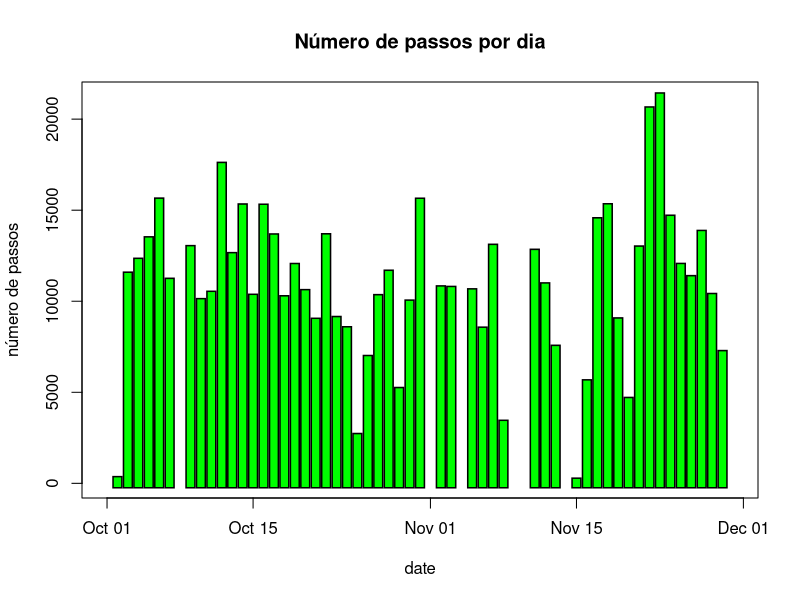
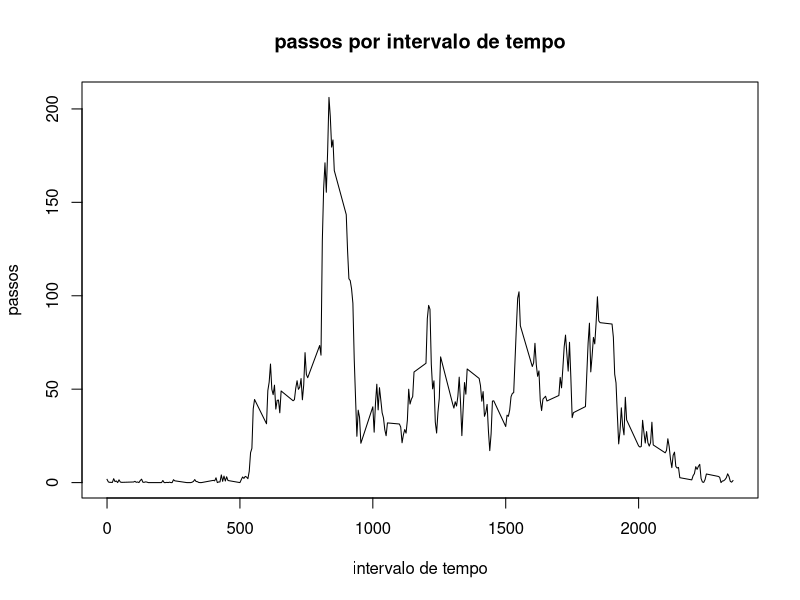
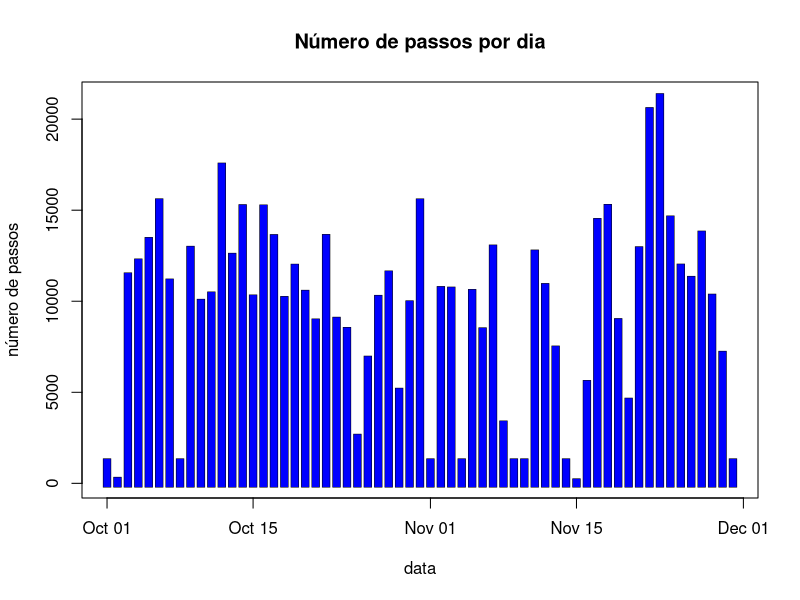
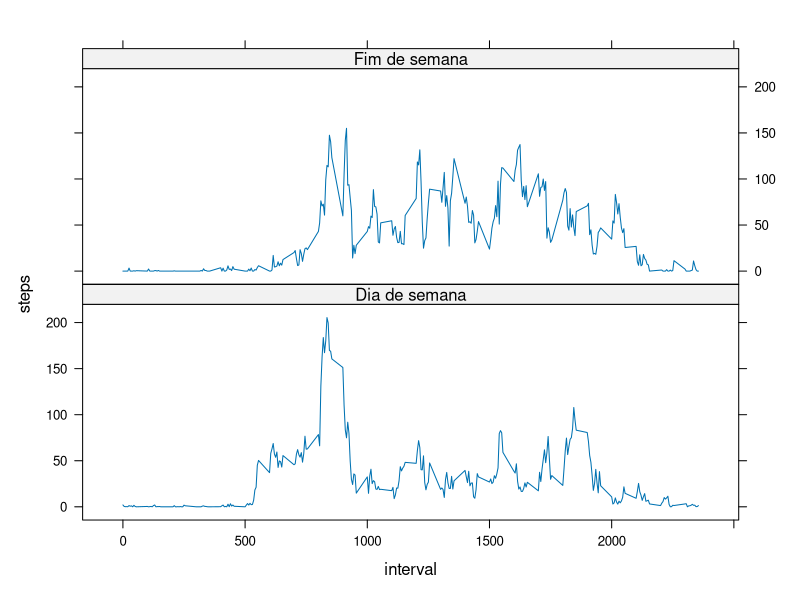

These figures' R source, in order:
## ---- chunk 1
library(data.table)
library(chron)
library(plyr)
library(reshape2) 
library(lattice)
## ---- chunk 2
# fread(), summary(), head(), length(), lapply(), 
# as.Date(), is.na(), mean(), median()
# par(), plot(), lines(), xyplot()
# which.max(), with(), ave(), revalue(), suppressWarnings() ,dcast().
## ---- chunk 3
Originais <- fread("activity.csv")
Originais$date <- as.Date(Originais$date, "%Y-%m-%d")
## ---- chunk 4
summary(Originais)
head(Originais)
length(Originais$steps)
## ---- chunk 5
Passos <- Originais[, lapply(.SD, sum), by = date, .SDcols = "steps"]

par(lend = "square")

plot(Passos$date, Passos$steps, 
     type = "h", lwd = 10, col = "black", 
     xlab = "date", ylab = "número de passos",
     main = "Número de passos por dia")

lines(Passos$date, Passos$steps, type = "h", lwd = 7, col = "green")

mean(Passos$steps, na.rm = T);
median(Passos$steps, na.rm = T)
## ---- chunk 6
Passos2 <- Originais[!is.na(Originais$steps)][,lapply(.SD, mean), by = interval, .SDcols = "steps"]

plot(Passos2$interval, Passos2$steps, type = "l", 
     xlab = "intervalo de tempo", ylab = "passos", 
     main = "passos por intervalo de tempo")

Passos2[which.max(Passos2$steps)]
## ---- chunk 7
length(Originais$steps[is.na(Originais$steps)])

#valores perdidos serão substituidos pela mediana
Originais$steps[ is.na(Originais$steps) ] <- 
with(Originais, ave(steps, interval,
FUN = function(x) median(x, na.rm = T)))[is.na(Originais$steps)] 

#Replot "Passos por dia"
Passos3 <- Originais[, lapply(.SD, sum), by = date, .SDcols = "steps"]

par(lend = "square")

plot(Passos3$date, Passos3$steps, 
     type = "h", lwd = 8, col = "black", 
     xlab = "data", ylab = "número de passos",
     main = "Número de passos por dia")

lines(Passos3$date, Passos3$steps, type = "h", lwd = 7, col = "blue")

mean(Passos3$steps, na.rm = T);
median(Passos3$steps, na.rm = T)
## ---- chunk 8
Originais$day <- revalue(as.factor(is.weekend(Originais$date)), 
                        c("FALSE" = "Dia de semana", "TRUE"="Fim de semana"))

PassosMerge <- suppressWarnings(melt(Originais, c("interval", "day"))) 
PassosSoma  <- dcast(PassosMerge, day + interval ~ variable, mean)[,1:3] 

xyplot(steps ~ interval | day, data = PassosSoma, layout = c(1,2), type = "l")
